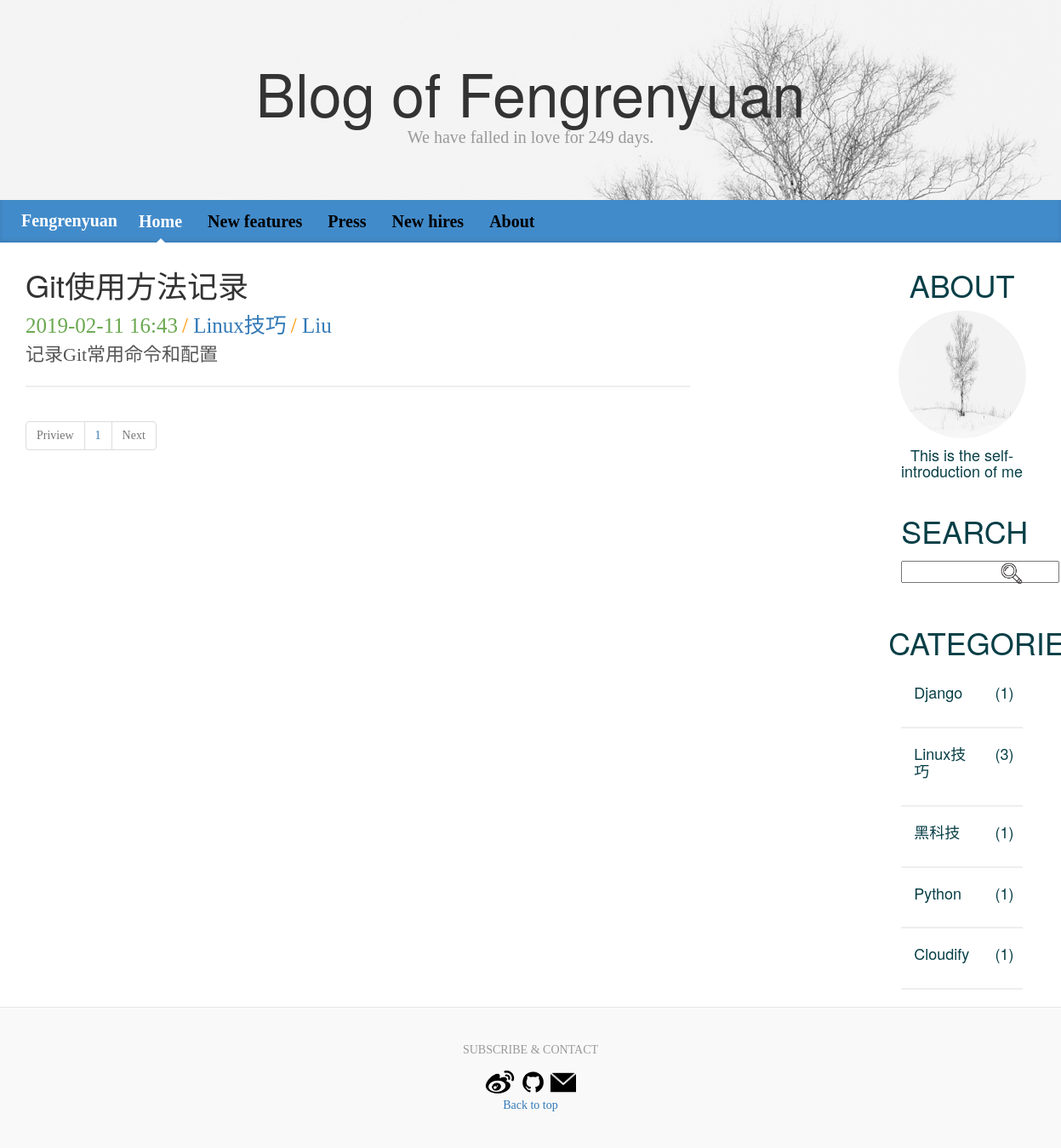
Screenshot of /blog/1/filter/?tag=6 with the database file from the repository.
### blog/models.py (models this page shows, shortened)
class Blog(models.Model):
    title = models.CharField('Title',max_length=32)
    author = models.CharField('Author',max_length=16)
    abstract = models.TextField('Abstract')
    content = MDTextField()
    created = models.DateTimeField('Publish Time', auto_now_add=True)
    category = models.ForeignKey(Category, verbose_name='Category', on_delete=models.CASCADE)
    tags = models.ManyToManyField(Tag, verbose_name='Tags')

class Category(models.Model):
    name = models.CharField('Name',max_length=16)

### blog/views.py (the view)
# urls.py: url(r'^blog/(\d+)/filter/$', get_blog, name='blog_get_blog'),
def get_blog(request, page):
    if not page:
        page = 1
    day = get_day()
    categorys = Category.objects.annotate(num_blogs=Count('blog')).filter(num_blogs__gt=0)
    if request.method == 'GET':
        cat_id = request.GET.get('cat')
        author_name = request.GET.get('author')
        tag_id = request.GET.get('tag')
    if cat_id:
        try:
            blogs = Blog.objects.filter(category=cat_id)
        except Blog.DoesNotExist:
            raise Http404
    elif author_name:
        try:
            blogs = Blog.objects.filter(author=author_name)
        except Blog.DoesNotExist:
            raise Http404
    elif tag_id:
        try:
            blogs = Blog.objects.filter(tags=tag_id)
        except Blog.DoesNotExist:
            raise Http404
    else:
            raise Http404
    paginator = Paginator(blogs, 5)
    try:
        blog_page = paginator.page(page)
    except PageNotAnInteger:
        page = 1
        blog_page = paginator.page(page)
    except InvalidPage:
        raise Http404
    except EmptyPage:
        page = paginator.num_pages
        blog_page = paginator.page(page)
    ctx = {
        'categorys': categorys,
        'blogs': blog_page,
        'day': day,
        'pagerange': paginator.page_range,
        'currentpage': page
    }
    return render(request, 'blog-list.html', ctx)

### blog/views.py (called while the page is built)
def get_day():
    now = datetime.datetime.now()
    old = datetime.datetime(2018,6,9)
    interval = now - old
    day = interval.days
    return day

### templates/blog-list.html (shortened to what this page needs)
{% extends 'base.html' %}
{% block content %}
    {% for blog in blogs %}
        <div class="blog">
            <div class="blog-title">
                <a href="{% url 'blog_get_detail' blog.id %}"><h1>{{ blog.title }}</h1></a>
            </div>
            <div class="blog-description">
                <span class="created" style="color: #6aa84f;font-size:25px;">{{ blog.created|date:"Y-m-d H:i" }}</span>
                <span class="category" style="color: #ff9900;font-size:25px;"> / </span>
                <span class="category" style="color: #ff9900;font-size:25px;"><a href="{% url 'blog_get_blog' 1 %}?cat={{ blog.category.id }}">{{ blog.category.name }}</a></span>
                <span class="category" style="color: #ff9900;font-size:25px;"> / </span>
                <span class="author" style="color: #4a86e8;font-size:25px;"><a href="{% url 'blog_get_blog' 1 %}?author={{ blog.author }}">{{ blog.author }}</a></span>
            </div>
            <div class="blog-main">
                <span style="font-size:22px">{{ blog.abstract|truncatewords:100 }}</span>
                <hr width="100%" style="border-width:2px;" />
            </div>
        </div>
    {% endfor %}
    <nav aria-lable="Page navigation">
        <ul class="pagination">
            {% if blogs.has_previous %}
                <li>
                    <a href="{% url 'blog_get_blogs' blogs.previous_page_number %}" aria-label="Previous">
                        <span aria-hidden="true">Preview</span>
                    </a>
                </li>
            {% else %}
                <li class="disabled">
                    <span aria-hidden="true">Priview</span>
                </li>
            {% endif %}
            {% for p in pagerange %}
                {% ifequal p currentpage %}
                    <li class="active"><a href="{% url 'blog_get_blogs' p %}">{{ p }}</a></li>
                {% else %}
                    <li><a href="{% url 'blog_get_blogs' p %}">{{ p }}</a></li>
                {% endifequal %}
            {% endfor %}
            {% if blogs.has_next %}
                <li>
                    <a href="{% url 'blog_get_blogs' blogs.next_page_number %}" aria-label="Next">
                        <span aria-hidden="true">Next</span>
                    </a>
                </li>
            {% else %}
                <li class="disabled">
                    <span aria-hidden="true">Next</span>
                </li>
            {% endif %}
        </ul>
    </nav>
{% endblock %}

### templates/base.html (shortened to what this page needs)
<!DOCTYPE html>
<html lang="en">
  <head>
    <link href="/static/bootstrap/css/bootstrap.css" rel="stylesheet">
    <link href="/static/bootstrap/css/sublime.css" rel="stylesheet">
    <link href="/static/bootstrap/css/blog.css" rel="stylesheet">
  </head>
  <body>
    <div class="container-fluid" style="background-image:url('/static/bootstrap/image/back.png');">
      <div class="blog-header text-center">
        <br/>
        <h1 class="blog-title">Blog of Fengrenyuan</h1>
        <p class="lead blog-description">We have falled in love for {{ day }} days.</p>
        <br/>
      </div>
    </div>
    <div class="blog-masthead">
      <div class="container-fluid">
        <nav class="blog-nav">
            <div class="navbar-header">
                <a class="blog-nav-item" style="color:white;" href="{% url 'blog_get_blogs' 1 %}">Fengrenyuan</a>
            </div>
            <div>
                <ul class="nav navbar-nav">
                    <li><a class="blog-nav-item active" href="#">Home</a></li>
                    <li><a class="blog-nav-item" href="#">New features</a></li>
                    <li><a class="blog-nav-item" href="#">Press</a></li>
                    <li><a class="blog-nav-item" href="#">New hires</a></li>
                    <li><a class="blog-nav-item" href="#">About</a></li>
                </ul>
            </div>
        </nav>
      </div>
    </div>
    <div class="container-fluid">
        <div class="row-fluid">
            <div class="col-md-8">
                {% block content %}
                {% endblock %}
            </div>
           <div class="col-md-2">
           </div>
           <div class="col-md-2">
               <div class="row-fluid">
                   <div class="blog-title text-center">
                       <h1 style="color:#083F47">ABOUT</h1>
                       <img class="img-circle image-responsive" src="/static/bootstrap/image/back.png" alt="portrait" width="150" height="150" />
                       <div class="text-center" style="margin-top:10px;">
                           <h4 style="color:#083F47">This is the self-introduction of me</h4>
                       </div>
                   </div>
               </div>
               <div class="row-fluid">
                   <div class="blog-title text-center col-md-12" style="margin-bottom: 5px;">
                       <h1 style="color:#083F47">SEARCH</h1>
                   </div>
               </div>
               <div class="row-fluid">
                   <div class="text-center">
                       <form action="{% url 'blog_search_blog' 1 %}" method="get">
                           <div class="col-md-8"><input type="text" name="search" /></div>
                           <div class="col-md-4"><input type="image" src="/static/bootstrap/icon/search.png" width="30" height="30" /></div>
                       </form>
                   </div>
               </div>
               <div class="row-fluid">
                   <div class="col-md-12">
                   </div>
               </div>
               <div class="row-fluid">
                   <div class="blog-title">
                       <div class="text-center">
                           <h1 style="padding-bottom:20px;color:#083F47;">CATEGORIES</h1>
                       </div>
                       {% for category in categorys %}
                           <div class="col-md-12">
                           <a href="{% url 'blog_get_blog' 1 %}?cat={{ category.id }}">
                               <div class="col-md-8 text-left">
                                   <h4 style="color:#083F47">{{ category.name }}</h4>
                               </div>
                               <div class="col-md-4 text-right">
                                   <h4 style="color:#083F47">({{ category.num_blogs }})</h4>
                               </div>
                           </a>
                           </div>
                           <div class="col-md-12">
                               <HR style="border-width:2px;" />
                           </div>
                       {% endfor %}
                   </div>
               </div>
           </div>
        </div>
    </div>
    <footer class="blog-footer">
      <div class="text-center">
        <p>SUBSCRIBE & CONTACT</p>
        <a href="https://weibo.com/727007383?is_all=1" target="view_window"><img src="/static/bootstrap/icon/sina.png" width="35" height="35" /></a>
        <a href="https://github.com/fengrenyuan?tab=repositories" target="view_window"><img src="/static/bootstrap/icon/github.png" width="35" height="35" /></a>
        <a href="mailto:727007383@qq.com" target="view_window"><img src="/static/bootstrap/icon/mail.png" width="30" height="30" /></a>
      </div>
      <p>
        <a href="#">Back to top</a>
      </p>
    </footer>
  </body>
</html>

### rows the page displays
Blog: title "Git使用方法记录", created "2019-02-11 16:43", category.name "Linux技巧", author "Liu", abstract "记录Git常用命令和配置"
Category: name "Django", num_blogs "1"
Category: name "Linux技巧", num_blogs "3"
Category: name "黑科技", num_blogs "1"
Category: name "Python", num_blogs "1"
Category: name "Cloudify", num_blogs "1"

### other values shown
{{ day }} "249"
{{ p }} "1"
